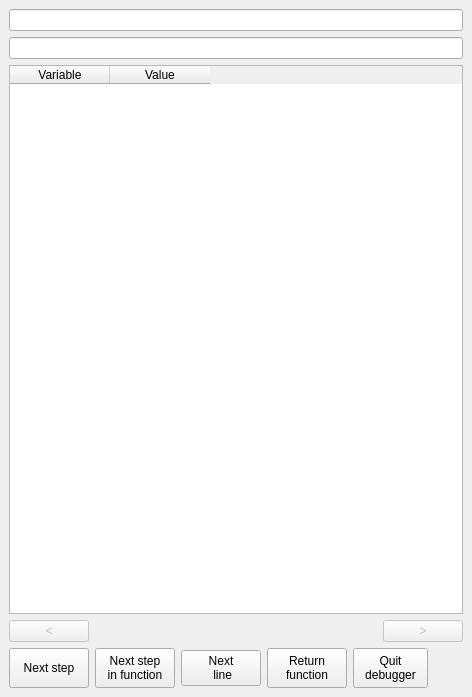
<?xml version="1.0" encoding="UTF-8"?>
<ui version="4.0">
 <class>MainWindow</class>
 <widget class="QMainWindow" name="MainWindow">
  <property name="geometry">
   <rect>
    <x>0</x>
    <y>0</y>
    <width>472</width>
    <height>697</height>
   </rect>
  </property>
  <property name="baseSize">
   <size>
    <width>300</width>
    <height>0</height>
   </size>
  </property>
  <property name="windowTitle">
   <string>Trace Debugger</string>
  </property>
  <widget class="QWidget" name="centralwidget">
   <layout class="QVBoxLayout" name="verticalLayout">
    <item>
     <widget class="QLineEdit" name="logfilerequester"/>
    </item>
    <item>
     <widget class="QLineEdit" name="tracecommand"/>
    </item>
    <item>
     <widget class="QSplitter" name="splitter">
      <property name="orientation">
       <enum>Qt::Horizontal</enum>
      </property>
      <widget class="QTableWidget" name="localslist">
       <property name="columnCount">
        <number>2</number>
       </property>
       <attribute name="horizontalHeaderCascadingSectionResizes">
        <bool>true</bool>
       </attribute>
       <attribute name="horizontalHeaderMinimumSectionSize">
        <number>10</number>
       </attribute>
       <attribute name="verticalHeaderCascadingSectionResizes">
        <bool>true</bool>
       </attribute>
       <attribute name="verticalHeaderShowSortIndicator" stdset="0">
        <bool>false</bool>
       </attribute>
       <attribute name="verticalHeaderStretchLastSection">
        <bool>false</bool>
       </attribute>
       <column>
        <property name="text">
         <string>Variable</string>
        </property>
       </column>
       <column>
        <property name="text">
         <string>Value</string>
        </property>
       </column>
      </widget>
     </widget>
    </item>
    <item>
     <layout class="QHBoxLayout" name="horizontalLayout_2">
      <item>
       <widget class="QPushButton" name="backbutton">
        <property name="enabled">
         <bool>false</bool>
        </property>
        <property name="text">
         <string>&lt;</string>
        </property>
       </widget>
      </item>
      <item>
       <spacer name="horizontalSpacer_2">
        <property name="orientation">
         <enum>Qt::Horizontal</enum>
        </property>
        <property name="sizeHint" stdset="0">
         <size>
          <width>40</width>
          <height>20</height>
         </size>
        </property>
       </spacer>
      </item>
      <item>
       <widget class="QPushButton" name="forwardbutton">
        <property name="enabled">
         <bool>false</bool>
        </property>
        <property name="text">
         <string>&gt;</string>
        </property>
       </widget>
      </item>
     </layout>
    </item>
    <item>
     <layout class="QHBoxLayout" name="horizontalLayout">
      <item>
       <widget class="QPushButton" name="sbutton">
        <property name="sizePolicy">
         <sizepolicy hsizetype="Minimum" vsizetype="Maximum">
          <horstretch>0</horstretch>
          <verstretch>0</verstretch>
         </sizepolicy>
        </property>
        <property name="maximumSize">
         <size>
          <width>16777215</width>
          <height>40</height>
         </size>
        </property>
        <property name="text">
         <string>Next step</string>
        </property>
       </widget>
      </item>
      <item>
       <widget class="QPushButton" name="nbutton">
        <property name="sizePolicy">
         <sizepolicy hsizetype="Minimum" vsizetype="Maximum">
          <horstretch>0</horstretch>
          <verstretch>0</verstretch>
         </sizepolicy>
        </property>
        <property name="maximumSize">
         <size>
          <width>16777215</width>
          <height>40</height>
         </size>
        </property>
        <property name="text">
         <string>Next step
in function</string>
        </property>
       </widget>
      </item>
      <item>
       <widget class="QPushButton" name="untilbutton">
        <property name="text">
         <string>Next
 line</string>
        </property>
       </widget>
      </item>
      <item>
       <widget class="QPushButton" name="rbutton">
        <property name="sizePolicy">
         <sizepolicy hsizetype="Minimum" vsizetype="Maximum">
          <horstretch>0</horstretch>
          <verstretch>0</verstretch>
         </sizepolicy>
        </property>
        <property name="maximumSize">
         <size>
          <width>16777215</width>
          <height>40</height>
         </size>
        </property>
        <property name="text">
         <string>Return
function</string>
        </property>
       </widget>
      </item>
      <item>
       <widget class="QPushButton" name="qbutton">
        <property name="sizePolicy">
         <sizepolicy hsizetype="Maximum" vsizetype="Maximum">
          <horstretch>0</horstretch>
          <verstretch>0</verstretch>
         </sizepolicy>
        </property>
        <property name="minimumSize">
         <size>
          <width>75</width>
          <height>0</height>
         </size>
        </property>
        <property name="maximumSize">
         <size>
          <width>40</width>
          <height>40</height>
         </size>
        </property>
        <property name="text">
         <string>Quit
debugger</string>
        </property>
       </widget>
      </item>
      <item>
       <spacer name="horizontalSpacer">
        <property name="orientation">
         <enum>Qt::Horizontal</enum>
        </property>
        <property name="sizeHint" stdset="0">
         <size>
          <width>0</width>
          <height>0</height>
         </size>
        </property>
       </spacer>
      </item>
     </layout>
    </item>
   </layout>
  </widget>
 </widget>
 <resources/>
 <connections/>
</ui>
